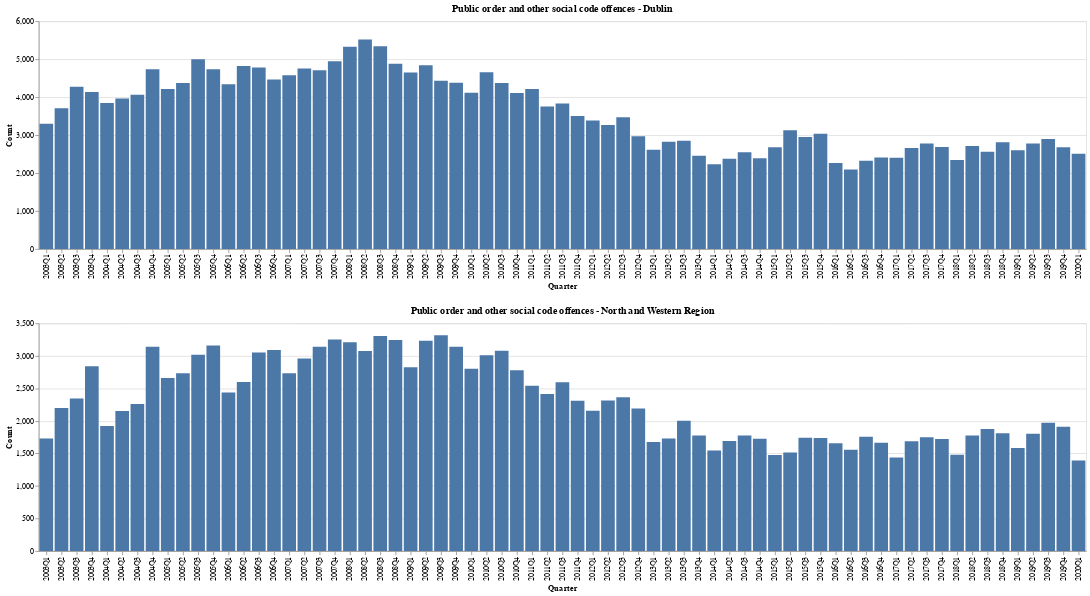

Notebook source saved alongside this figure:
### Code cell
chart_pudo_dublin = alt.Chart(public_disorder_dublin, title = 'Public order and other social code offences - Dublin').mark_bar().encode(
    alt.X("Quarter"),
    y='Count'
)

chart_pudo_west = alt.Chart(public_disorder_west, title = 'Public order and other social code offences - North and Western Region').mark_bar().encode(
    alt.X("Quarter"),
    y='Count'
)

chart_pudo_east = alt.Chart(public_disorder_east, title = 'Public order and other social code offences - Eastern Region').mark_bar().encode(
    alt.X("Quarter"),
    y='Count'
)

chart_pudo_south = alt.Chart(public_disorder_south, title = 'Public order and other social code offences - Southern Region').mark_bar().encode(
    alt.X("Quarter"),
    y='Count'
)

chart_pudo_dublin & chart_pudo_west

### Figure 1 — Vega-Lite specification as saved in the notebook (floating-point values rounded to 4 significant figures)
{"config": {"view": {"continuousWidth": 400, "continuousHeight": 300}}, "vconcat": [{"data": {"name": "data-6e2a77c8ab07567bb0d3ca4cb620d0a3"}, "mark": "bar", "encoding": {"x": {"type": "nominal", "field": "Quarter"}, "y": {"type": "quantitative", "field": "Count"}}, "title": "Public order and other social code offences - Dublin"}, {"data": {"name": "data-545414a64601dfed9c46a7d8234f3d46"}, "mark": "bar", "encoding": {"x": {"type": "nominal", "field": "Quarter"}, "y": {"type": "quantitative", "field": "Count"}}, "title": "Public order and other social code offences - North and Western Region"}], "$schema": "https://vega.github.io/schema/vega-lite/v4.8.1.json", "datasets": {"data-6e2a77c8ab07567bb0d3ca4cb620d0a3": [{"Quarter": "2003Q1", "Count": 3300}, {"Quarter": "2003Q2", "Count": 3707}, {"Quarter": "2003Q3", "Count": 4271}, {"Quarter": "2003Q4", "Count": 4136}, {"Quarter": "2004Q1", "Count": 3849}, {"Quarter": "2004Q2", "Count": 3962}, {"Quarter": "2004Q3", "Count": 4062}, {"Quarter": "2004Q4", "Count": 4733}, {"Quarter": "2005Q1", "Count": 4212}, {"Quarter": "2005Q2", "Count": 4373}, {"Quarter": "2005Q3", "Count": 5001}, {"Quarter": "2005Q4", "Count": 4732}, {"Quarter": "2006Q1", "Count": 4341}, {"Quarter": "2006Q2", "Count": 4823}, {"Quarter": "2006Q3", "Count": 4781}, {"Quarter": "2006Q4", "Count": 4463}, {"Quarter": "2007Q1", "Count": 4580}, {"Quarter": "2007Q2", "Count": 4758}, {"Quarter": "2007Q3", "Count": 4708}, {"Quarter": "2007Q4", "Count": 4948}, {"Quarter": "2008Q1", "Count": 5331}, {"Quarter": "2008Q2", "Count": 5519}, {"Quarter": "2008Q3", "Count": 5340}, {"Quarter": "2008Q4", "Count": 4880}, {"Quarter": "2009Q1", "Count": 4652}, {"Quarter": "2009Q2", "Count": 4842}, {"Quarter": "2009Q3", "Count": 4432}, {"Quarter": "2009Q4", "Count": 4377}, {"Quarter": "2010Q1", "Count": 4114}, {"Quarter": "2010Q2", "Count": 4655}, {"Quarter": "2010Q3", "Count": 4375}, {"Quarter": "2010Q4", "Count": 4109}, {"Quarter": "2011Q1", "Count": 4218}, {"Quarter": "2011Q2", "Count": 3752}, {"Quarter": "2011Q3", "Count": 3832}, {"Quarter": "2011Q4", "Count": 3504}, {"Quarter": "2012Q1", "Count": 3384}, {"Quarter": "2012Q2", "Count": 3269}, {"Quarter": "2012Q3", "Count": 3471}, {"Quarter": "2012Q4", "Count": 2967}, {"Quarter": "2013Q1", "Count": 2614}, {"Quarter": "2013Q2", "Count": 2823}, {"Quarter": "2013Q3", "Count": 2853}, {"Quarter": "2013Q4", "Count": 2454}, {"Quarter": "2014Q1", "Count": 2230}, {"Quarter": "2014Q2", "Count": 2376}, {"Quarter": "2014Q3", "Count": 2548}, {"Quarter": "2014Q4", "Count": 2391}, {"Quarter": "2015Q1", "Count": 2677}, {"Quarter": "2015Q2", "Count": 3129}, {"Quarter": "2015Q3", "Count": 2947}, {"Quarter": "2015Q4", "Count": 3037}, {"Quarter": "2016Q1", "Count": 2267}, {"Quarter": "2016Q2", "Count": 2091}, {"Quarter": "2016Q3", "Count": 2322}, {"Quarter": "2016Q4", "Count": 2409}, {"Quarter": "2017Q1", "Count": 2400}, {"Quarter": "2017Q2", "Count": 2661}, {"Quarter": "2017Q3", "Count": 2781}, {"Quarter": "2017Q4", "Count": 2687}, {"Quarter": "2018Q1", "Count": 2341}, {"Quarter": "2018Q2", "Count": 2715}, {"Quarter": "2018Q3", "Count": 2559}, {"Quarter": "2018Q4", "Count": 2810}, {"Quarter": "2019Q1", "Count": 2600}, {"Quarter": "2019Q2", "Count": 2779}, {"Quarter": "2019Q3", "Count": 2896}, {"Quarter": "2019Q4", "Count": 2680}, {"Quarter": "2020Q1", "Count": 2508}], "data-545414a64601dfed9c46a7d8234f3d46": [{"Quarter": "2003Q1", "Count": 1729}, {"Quarter": "2003Q2", "Count": 2197}, {"Quarter": "2003Q3", "Count": 2346}, {"Quarter": "2003Q4", "Count": 2842}, {"Quarter": "2004Q1", "Count": 1921}, {"Quarter": "2004Q2", "Count": 2152}, {"Quarter": "2004Q3", "Count": 2260}, {"Quarter": "2004Q4", "Count": 3139}, {"Quarter": "2005Q1", "Count": 2661}, {"Quarter": "2005Q2", "Count": 2733}, {"Quarter": "2005Q3", "Count": 3019}, {"Quarter": "2005Q4", "Count": 3160}, {"Quarter": "2006Q1", "Count": 2435}, {"Quarter": "2006Q2", "Count": 2598}, {"Quarter": "2006Q3", "Count": 3053}, {"Quarter": "2006Q4", "Count": 3090}, {"Quarter": "2007Q1", "Count": 2732}, {"Quarter": "2007Q2", "Count": 2961}, {"Quarter": "2007Q3", "Count": 3140}, {"Quarter": "2007Q4", "Count": 3250}, {"Quarter": "2008Q1", "Count": 3208}, {"Quarter": "2008Q2", "Count": 3076}, {"Quarter": "2008Q3", "Count": 3304}, {"Quarter": "2008Q4", "Count": 3245}, {"Quarter": "2009Q1", "Count": 2824}, {"Quarter": "2009Q2", "Count": 3234}, {"Quarter": "2009Q3", "Count": 3315}, {"Quarter": "2009Q4", "Count": 3139}, {"Quarter": "2010Q1", "Count": 2802}, {"Quarter": "2010Q2", "Count": 3009}, {"Quarter": "2010Q3", "Count": 3077}, {"Quarter": "2010Q4", "Count": 2780}, {"Quarter": "2011Q1", "Count": 2539}, {"Quarter": "2011Q2", "Count": 2415}, {"Quarter": "2011Q3", "Count": 2593}, {"Quarter": "2011Q4", "Count": 2311}, {"Quarter": "2012Q1", "Count": 2156}, {"Quarter": "2012Q2", "Count": 2313}, {"Quarter": "2012Q3", "Count": 2362}, {"Quarter": "2012Q4", "Count": 2190}, {"Quarter": "2013Q1", "Count": 1675}, {"Quarter": "2013Q2", "Count": 1729}, {"Quarter": "2013Q3", "Count": 2003}, {"Quarter": "2013Q4", "Count": 1774}, {"Quarter": "2014Q1", "Count": 1546}, {"Quarter": "2014Q2", "Count": 1693}, {"Quarter": "2014Q3", "Count": 1774}, {"Quarter": "2014Q4", "Count": 1725}, {"Quarter": "2015Q1", "Count": 1476}, {"Quarter": "2015Q2", "Count": 1514}, {"Quarter": "2015Q3", "Count": 1742}, {"Quarter": "2015Q4", "Count": 1736}, {"Quarter": "2016Q1", "Count": 1656}, {"Quarter": "2016Q2", "Count": 1557}, {"Quarter": "2016Q3", "Count": 1755}, {"Quarter": "2016Q4", "Count": 1665}, {"Quarter": "2017Q1", "Count": 1438}, {"Quarter": "2017Q2", "Count": 1687}, {"Quarter": "2017Q3", "Count": 1750}, {"Quarter": "2017Q4", "Count": 1724}, {"Quarter": "2018Q1", "Count": 1481}, {"Quarter": "2018Q2", "Count": 1776}, {"Quarter": "2018Q3", "Count": 1877}, {"Quarter": "2018Q4", "Count": 1810}, {"Quarter": "2019Q1", "Count": 1582}, {"Quarter": "2019Q2", "Count": 1801}, {"Quarter": "2019Q3", "Count": 1972}, {"Quarter": "2019Q4", "Count": 1910}, {"Quarter": "2020Q1", "Count": 1392}]}}
